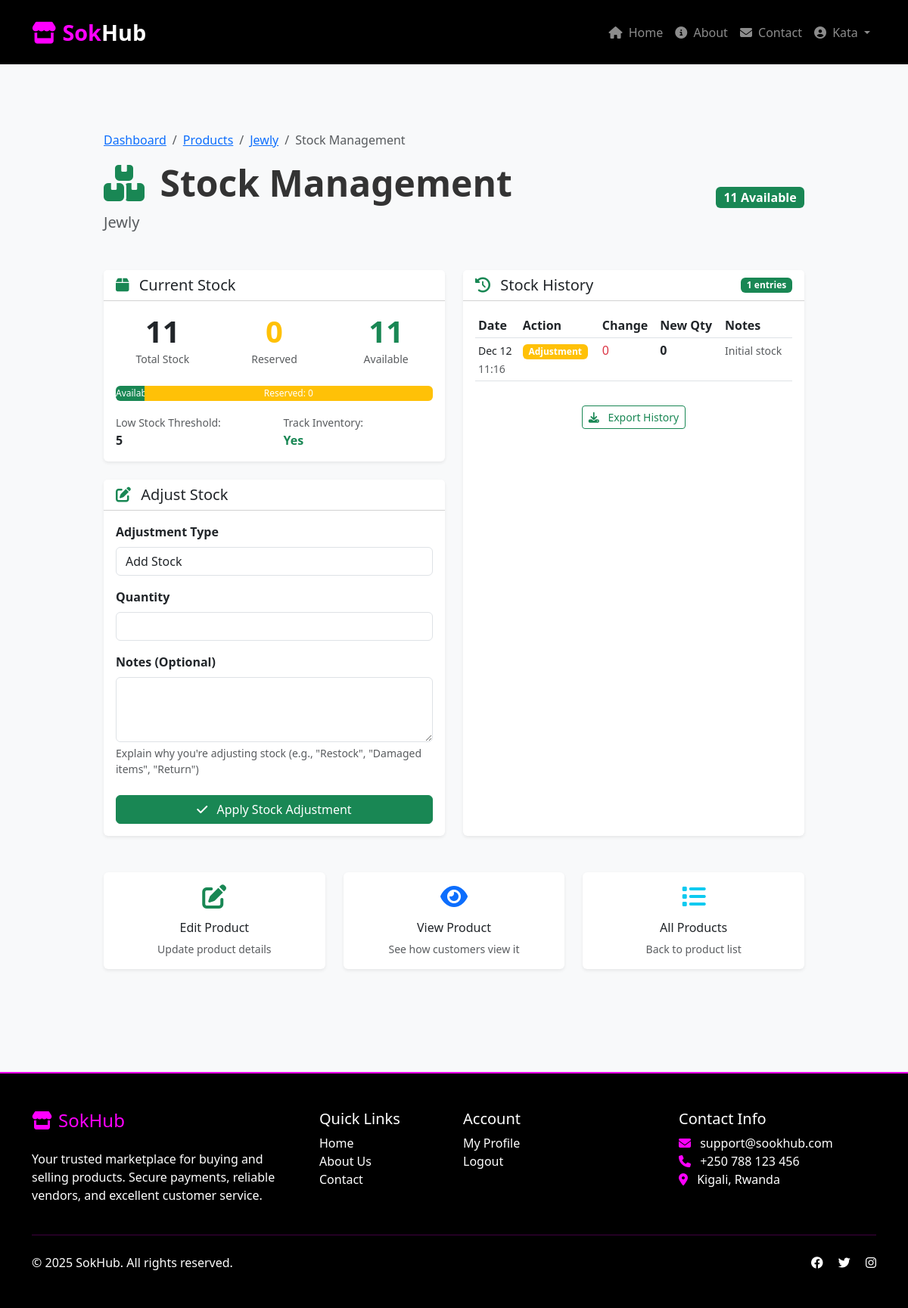
The app's page /vendor/products/5/stock/ (signed in), older data.
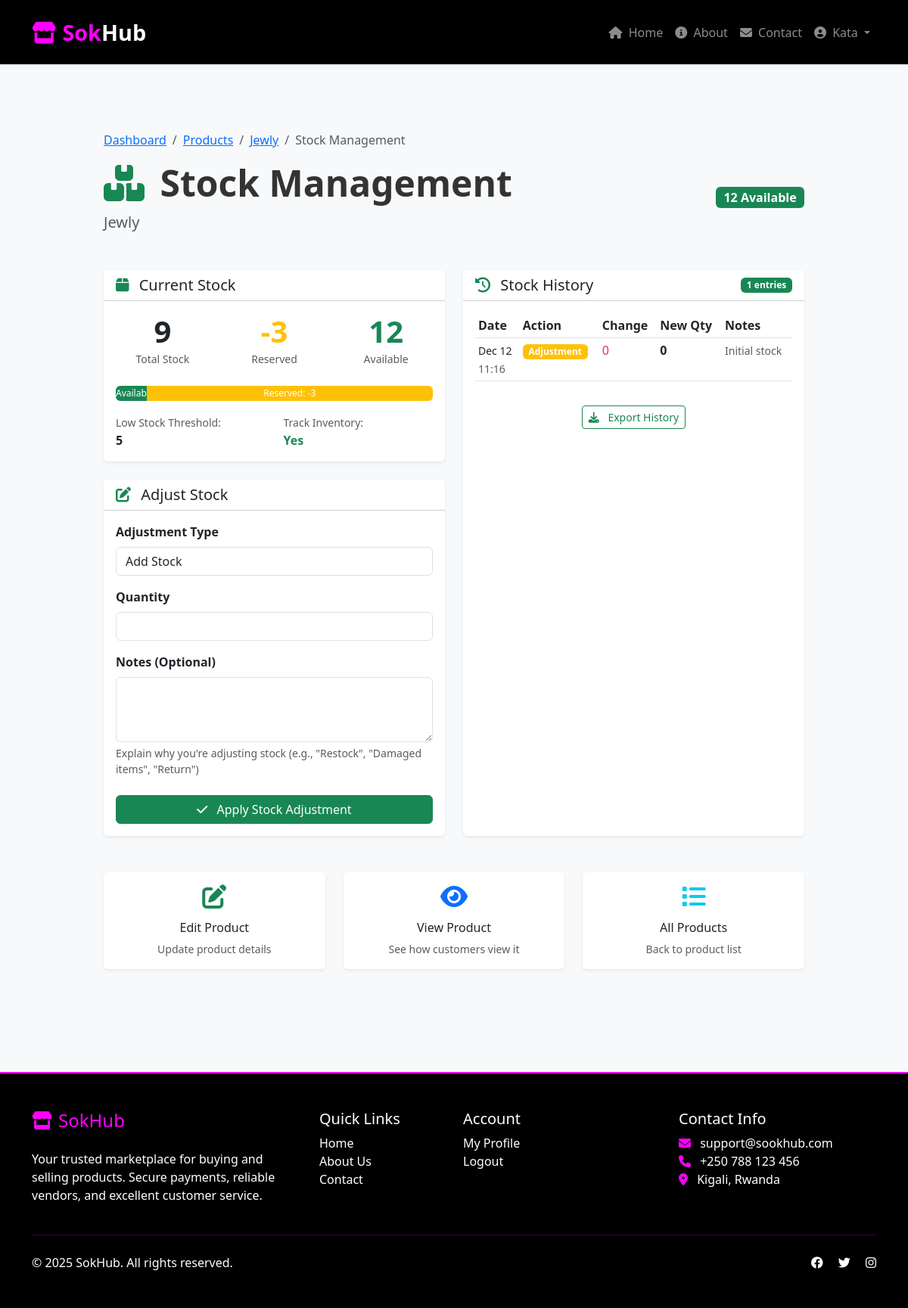
The same page, newer data.
### product/models.py (models this page shows, shortened)
class Product(models.Model):
    STATUS_CHOICES = (
        ('draft', 'Draft'),
        ('active', 'Active'),
        ('out_of_stock', 'Out of Stock'),
        ('discontinued', 'Discontinued'),
        ('pending_review', 'Pending Review'),
    )
    name = models.CharField(max_length=200)
    slug = models.SlugField(max_length=200, unique=True)
    description = models.TextField()
    short_description = models.CharField(max_length=300, blank=True, null=True)
    vendor = models.ForeignKey('customer.User', on_delete=models.CASCADE,
                              limit_choices_to={'user_type': 'vendor'},
                              related_name='products')
    price = models.DecimalField(max_digits=10, decimal_places=2,
                               validators=[MinValueValidator(Decimal('0.01'))])
    compare_at_price = models.DecimalField(max_digits=10, decimal_places=2,
                                          null=True, blank=True,
                                          validators=[MinValueValidator(Decimal('0.01'))])
    sku = models.CharField(max_length=100, unique=True, blank=True, null=True)
    barcode = models.CharField(max_length=100, blank=True, null=True)
    quantity = models.IntegerField(default=0, validators=[MinValueValidator(0)])
    low_stock_threshold = models.IntegerField(default=5, validators=[MinValueValidator(1)])
    is_track_inventory = models.BooleanField(default=True)
    allow_backorder = models.BooleanField(default=False)
    category = models.ForeignKey(Category, on_delete=models.SET_NULL,
                                null=True, blank=True, related_name='products')
    tags = models.ManyToManyField('ProductTag', blank=True)
    status = models.CharField(max_length=20, choices=STATUS_CHOICES, default='draft')
    is_featured = models.BooleanField(default=False)
    is_available = models.BooleanField(default=True)
    requires_shipping = models.BooleanField(default=True)
    main_image = models.ImageField(upload_to=image_path, null=True, blank=True)
    meta_title = models.CharField(max_length=200, blank=True, null=True)
    meta_description = models.TextField(blank=True, null=True)
    view_count = models.IntegerField(default=0)
    purchase_count = models.IntegerField(default=0)
    average_rating = models.DecimalField(max_digits=3, decimal_places=2, default=0.00,
                                        validators=[MinValueValidator(0), MaxValueValidator(5)])
    reservation_count = models.IntegerField(default=0)  # Items reserved in carts
    last_restocked = models.DateTimeField(null=True, blank=True)
    created_at = models.DateTimeField(auto_now_add=True)
    updated_at = models.DateTimeField(auto_now=True)
    published_at = models.DateTimeField(null=True, blank=True)
    class Meta:
        ordering = ['-created_at']
        indexes = [
            models.Index(fields=['slug']),
            models.Index(fields=['status', 'is_available']),
            models.Index(fields=['vendor', 'status']),
            models.Index(fields=['category', 'is_available']),
        ]
    def get_available_quantity(self):
        try:
            return max(0, self.quantity - self.reservation_count)
        except:
            return 0
    def is_in_stock(self):
        if not self.is_track_inventory:
            return True
        if self.allow_backorder:
            return True
        return self.get_available_quantity() > 0

### product/views.py (the view)
# urls.py: path('vendor/products/<int:pk>/stock/', views.vendor_stock_management, name='vendor_stock_management'),
@login_required
@vendor_required
def vendor_stock_management(request, pk):
    product = get_object_or_404(Product, pk=pk, vendor=request.user)
    if request.method == 'POST':
        form = StockAdjustmentForm(request.POST)
        if form.is_valid():
            adjustment_type = form.cleaned_data['adjustment_type']
            quantity = form.cleaned_data['quantity']
            notes = form.cleaned_data['notes']
            try:
                with transaction.atomic():
                    old_quantity = product.quantity
                    if adjustment_type == 'add':
                        product.quantity += quantity
                        quantity_change = quantity
                    elif adjustment_type == 'remove':
                        if product.quantity >= quantity:
                            product.quantity -= quantity
                            quantity_change = -quantity
                        else:
                            messages.error(request, 'Cannot remove more stock than available.')
                            return redirect('vendor_stock_management', pk=pk)
                    else:  # set
                        quantity_change = quantity - old_quantity
                        product.quantity = quantity
                    product.save()
                    StockHistory.objects.create(
                        product=product,
                        action='adjustment',
                        quantity_change=quantity_change,
                        new_quantity=product.quantity,
                        notes=notes,
                        performed_by=request.user
                    )
                    messages.success(request, 'Stock updated successfully!')
                    return redirect('vendor_product_list')
            except Exception as e:
                messages.error(request, f'Error updating stock: {str(e)}')
    else:
        form = StockAdjustmentForm()
    stock_history = StockHistory.objects.filter(product=product).order_by('-created_at')[:20]
    context = {
        'product': product,
        'form': form,
        'stock_history': stock_history,
    }
    return render(request, 'vendor/stock_management.html', context)

### product/form.py
class StockAdjustmentForm(forms.Form):
    ADJUSTMENT_TYPES = (
        ('add', 'Add Stock'),
        ('remove', 'Remove Stock'),
        ('set', 'Set Stock'),
    )
    adjustment_type = forms.ChoiceField(
        choices=ADJUSTMENT_TYPES,
        widget=forms.Select(attrs={'class': 'form-control'})
    )
    quantity = forms.IntegerField(
        min_value=1,
        widget=forms.NumberInput(attrs={'class': 'form-control'})
    )
    notes = forms.CharField(
        required=False,
        widget=forms.Textarea(attrs={'class': 'form-control', 'rows': 3})
    )

### product/templates/vendor/stock_management.html (shortened to what the changed rows need)
{% extends "base.html" %}
{% block content %}
<div class="container py-5">
    <div class="row justify-content-center">
        <div class="col-lg-10">
            <div class="mb-5">
                <nav aria-label="breadcrumb">
                    <ol class="breadcrumb">
                        <li class="breadcrumb-item"><a href="{% url 'vendor_edit_product' product.pk %}">{{ product.name|truncatechars:30 }}</a></li>
                    </ol>
                </nav>
                <div class="d-flex justify-content-between align-items-center">
                    <div>
                        <h1 class="display-5 fw-bold">
                            <i class="fas fa-boxes me-2 text-success"></i> Stock Management
                        </h1>
                        <p class="lead text-muted mb-0">{{ product.name }}</p>
                    </div>
                    <div class="text-end">
                        <span class="badge bg-{% if product.is_in_stock %}success{% else %}danger{% endif %} fs-6">
                            {% if product.is_in_stock %}
                                {{ product.get_available_quantity }} Available
                            {% else %}
                                Out of Stock
                            {% endif %}
                        </span>
                    </div>
                </div>
            </div>
            <div class="row">
                <div class="col-lg-6 mb-4">
                    <div class="card shadow-sm mb-4">
                        <div class="card-body">
                            <div class="row text-center">
                                <div class="col-4">
                                    <div class="display-6 fw-bold">{{ product.quantity }}</div>
                                    <small class="text-muted">Total Stock</small>
                                </div>
                                <div class="col-4">
                                    <div class="display-6 fw-bold text-warning">{{ product.reservation_count }}</div>
                                    <small class="text-muted">Reserved</small>
                                </div>
                                <div class="col-4">
                                    <div class="display-6 fw-bold text-success">{{ product.get_available_quantity }}</div>
                                    <small class="text-muted">Available</small>
                                </div>
                            </div>
                            <div class="mt-4">
                                <div class="progress" style="height: 20px;">
                                    {% with available_percentage=product.get_available_quantity|floatformat:0 %}
                                    <div class="progress-bar bg-success"
                                         role="progressbar"
                                         style="width: {{ available_percentage }}%">
                                        Available: {{ product.get_available_quantity }}
                                    </div>
                                    <div class="progress-bar bg-warning"
                                         role="progressbar"
                                         style="width: {{ 100|add:available_percentage|floatformat:0 }}%">
                                        Reserved: {{ product.reservation_count }}
                                    </div>
                                    {% endwith %}
                                </div>
                            </div>
                            <div class="row mt-3">
                                <div class="col-6">
                                    <small class="text-muted">Low Stock Threshold:</small>
                                    <div class="fw-bold">{{ product.low_stock_threshold }}</div>
                                </div>
                            </div>
                        </div>
                    </div>
                </div>
                <div class="col-lg-6 mb-4">
                    <div class="card shadow-sm h-100">
                        <div class="card-body">
                            {% if stock_history %}
                            <div class="table-responsive">
                                <table class="table table-sm">
                                    <thead>
                                        <tr>
                                            <th>Date</th>
                                            <th>Action</th>
                                            <th>Change</th>
                                            <th>New Qty</th>
                                            <th>Notes</th>
                                        </tr>
                                    </thead>
                                </table>
                            </div>
                            {% else %}
                            <div class="text-center py-5">
                                <i class="fas fa-history fa-3x text-muted mb-3"></i>
                                <h5>No stock history</h5>
                                <p class="text-muted">Stock adjustments will appear here</p>
                            </div>
                            {% endif %}
                        </div>
                    </div>
                </div>
            </div>
        </div>
    </div>
</div>
{% endblock %}

Row changes from the older to the newer data that the page shows:
changed Product "Jewly": get_available_quantity "11" → "12"; quantity "11" → "9"; reservation_count "0" → "-3"
Text that changed along with them:
{{ available_percentage }}: 11 → 12 (drawn)
{{ 100|add:available_percentage|floatformat:0 }}: 111 → 112 (drawn)
